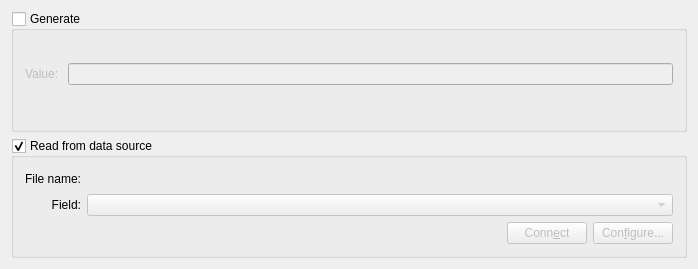
<ui version="4.0" >
 <class>StringTab</class>
 <widget class="QWidget" name="StringTab" >
  <property name="geometry" >
   <rect>
    <x>0</x>
    <y>0</y>
    <width>698</width>
    <height>269</height>
   </rect>
  </property>
  <layout class="QGridLayout" name="gridLayout" >
   <item row="1" column="0" colspan="2" >
    <widget class="QGroupBox" name="_dataStringGroup" >
     <property name="title" >
      <string>Read from data source</string>
     </property>
     <property name="checkable" >
      <bool>true</bool>
     </property>
     <layout class="QGridLayout" name="gridLayout_2" >
      <item row="0" column="0" >
       <widget class="QLabel" name="label_4" >
        <property name="sizePolicy" >
         <sizepolicy vsizetype="Preferred" hsizetype="Fixed" >
          <horstretch>0</horstretch>
          <verstretch>0</verstretch>
         </sizepolicy>
        </property>
        <property name="text" >
         <string>File name:</string>
        </property>
        <property name="alignment" >
         <set>Qt::AlignRight|Qt::AlignTrailing|Qt::AlignVCenter</set>
        </property>
        <property name="wordWrap" >
         <bool>false</bool>
        </property>
       </widget>
      </item>
      <item row="0" column="1" >
       <widget class="Kst::DataSourceSelector" native="1" name="_fileName" />
      </item>
      <item row="1" column="0" >
       <widget class="QLabel" name="label_5" >
        <property name="text" >
         <string>Field:</string>
        </property>
        <property name="alignment" >
         <set>Qt::AlignRight|Qt::AlignTrailing|Qt::AlignVCenter</set>
        </property>
        <property name="wordWrap" >
         <bool>false</bool>
        </property>
       </widget>
      </item>
      <item row="1" column="1" >
       <widget class="Kst::ComboBox" name="_field" >
        <property name="enabled" >
         <bool>false</bool>
        </property>
       </widget>
      </item>
      <item row="2" column="0" colspan="2" >
       <layout class="QHBoxLayout" name="_3" >
        <property name="margin" >
         <number>0</number>
        </property>
        <item>
         <spacer>
          <property name="orientation" >
           <enum>Qt::Horizontal</enum>
          </property>
          <property name="sizeType" >
           <enum>QSizePolicy::Expanding</enum>
          </property>
          <property name="sizeHint" stdset="0" >
           <size>
            <width>21</width>
            <height>0</height>
           </size>
          </property>
         </spacer>
        </item>
        <item>
         <widget class="QPushButton" name="_connect" >
          <property name="enabled" >
           <bool>false</bool>
          </property>
          <property name="text" >
           <string>Conn&amp;ect</string>
          </property>
         </widget>
        </item>
        <item>
         <widget class="QPushButton" name="_configure" >
          <property name="enabled" >
           <bool>false</bool>
          </property>
          <property name="text" >
           <string>Con&amp;figure...</string>
          </property>
         </widget>
        </item>
       </layout>
      </item>
     </layout>
    </widget>
   </item>
   <item row="0" column="0" colspan="2" >
    <widget class="QGroupBox" name="_generatedStringGroup" >
     <property name="title" >
      <string>Generate</string>
     </property>
     <property name="checkable" >
      <bool>true</bool>
     </property>
     <property name="checked" >
      <bool>false</bool>
     </property>
     <layout class="QGridLayout" name="_4" >
      <property name="topMargin" >
       <number>0</number>
      </property>
      <item row="0" column="0" colspan="2" >
       <layout class="QHBoxLayout" name="_5" >
        <property name="spacing" >
         <number>6</number>
        </property>
        <property name="margin" >
         <number>0</number>
        </property>
        <item>
         <widget class="QLabel" name="label_3" >
          <property name="sizePolicy" >
           <sizepolicy vsizetype="Fixed" hsizetype="Fixed" >
            <horstretch>0</horstretch>
            <verstretch>0</verstretch>
           </sizepolicy>
          </property>
          <property name="text" >
           <string>Value: </string>
          </property>
          <property name="wordWrap" >
           <bool>false</bool>
          </property>
         </widget>
        </item>
        <item>
         <widget class="QLineEdit" name="_stringValue" >
          <property name="text" >
           <string/>
          </property>
         </widget>
        </item>
       </layout>
      </item>
     </layout>
    </widget>
   </item>
  </layout>
 </widget>
 <layoutdefault spacing="6" margin="11" />
 <pixmapfunction>qPixmapFromMimeSource</pixmapfunction>
 <customwidgets>
  <customwidget>
    <class>Kst::DataSourceSelector</class>
    <extends>QWidget</extends>
   <header>datasourceselector.h</header>
  </customwidget>
  <customwidget>
   <class>Kst::ComboBox</class>
   <extends>QComboBox</extends>
   <header>combobox.h</header>
  </customwidget>
 </customwidgets>
 <resources/>
 <connections/>
</ui>
